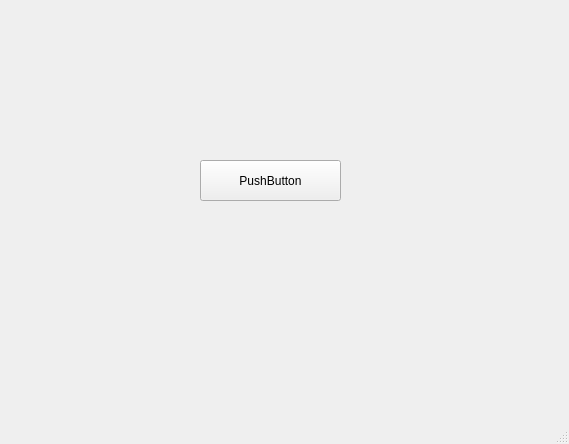
<?xml version="1.0" encoding="UTF-8"?>
<ui version="4.0">
 <class>MainWindow</class>
 <widget class="QMainWindow" name="MainWindow">
  <property name="geometry">
   <rect>
    <x>0</x>
    <y>0</y>
    <width>569</width>
    <height>444</height>
   </rect>
  </property>
  <property name="windowTitle">
   <string>MainWindow</string>
  </property>
  <widget class="QWidget" name="centralwidget">
   <widget class="QPushButton" name="button1">
    <property name="geometry">
     <rect>
      <x>200</x>
      <y>160</y>
      <width>141</width>
      <height>41</height>
     </rect>
    </property>
    <property name="text">
     <string>PushButton</string>
    </property>
   </widget>
  </widget>
  <widget class="QMenuBar" name="menubar">
   <property name="geometry">
    <rect>
     <x>0</x>
     <y>0</y>
     <width>569</width>
     <height>22</height>
    </rect>
   </property>
  </widget>
  <widget class="QStatusBar" name="statusbar"/>
 </widget>
 <resources/>
 <connections/>
</ui>
